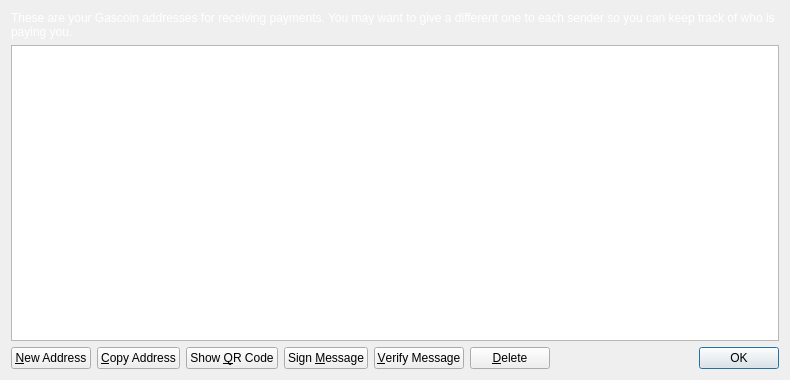
<?xml version="1.0" encoding="UTF-8"?>
<ui version="4.0">
 <class>AddressBookPage</class>
 <widget class="QWidget" name="AddressBookPage">
  <property name="geometry">
   <rect>
    <x>0</x>
    <y>0</y>
    <width>790</width>
    <height>380</height>
   </rect>
  </property>
  <property name="palette">
   <palette>
    <active>
     <colorrole role="WindowText">
      <brush brushstyle="SolidPattern">
       <color alpha="255">
        <red>255</red>
        <green>255</green>
        <blue>255</blue>
       </color>
      </brush>
     </colorrole>
    </active>
    <inactive>
     <colorrole role="WindowText">
      <brush brushstyle="SolidPattern">
       <color alpha="255">
        <red>255</red>
        <green>255</green>
        <blue>255</blue>
       </color>
      </brush>
     </colorrole>
    </inactive>
    <disabled>
     <colorrole role="WindowText">
      <brush brushstyle="SolidPattern">
       <color alpha="255">
        <red>120</red>
        <green>120</green>
        <blue>120</blue>
       </color>
      </brush>
     </colorrole>
    </disabled>
   </palette>
  </property>
  <property name="windowTitle">
   <string>Address Book</string>
  </property>
  <property name="styleSheet">
   <string notr="true">QProgressBar {
        background-color: #333333;
        border-radius: 6px;
        text-align: center;
        color: white;
}

QProgressBar::chunk {
        background: QLinearGradient(x1: 0, y1: 0, x2: 1, y2: 0, stop: 0 #e86941, stop: 1 #e8694f);
        border-radius: 6px; margin: 0px;
}

QScrollArea {
        border-radius: 6px;
        border-width: 0;
        border-style: none;
        padding: 8px;
        background-color: #111;
        color: white;
}

QSpinBox {
        border-radius: 4px;
        border-width: 0;
        border-style: none;
        padding: 8px;
        background-color: #111;
        color: white;
}

QCheckBox {
        border-radius: 4px;
        border-width: 0;
        border-style: none;
        padding: 8px;
        background-color: #111;
        color: white;
}
QVBoxLayout {
        border-radius: 6px;
        border-width: 0;
        border-style: none;
        padding: 8px;
        background-color: #111;
        color: white;
}

QDialog, QMainWindow, QFrame {
	color: white;
	background-color: #333333;
	border: none;
}

QMenu {
	background-color: #333333; color: white;
}

QLabel {
	background-color: transparent;
}

QCheckBox {
    color: white;
}

QFrame#central { background-color: #333333; border: none }
QFrame#frame, QFrame#frame_2, QFrame#frame_3 {
	background-color: #333333;
	border-style: plain;
	border-width: 20px;
	border-radius: 20px;
	border-color: #111;
	min-width: 10em;
	padding: 6px;
}
QLabel[openExternalLinks=true], QHeaderView { color: #aaaaaa }
QLabel[openExternalLinks=false] { color: white; font-weight: normal }
QPushButton, QToolButton {
	border: 4px solid #111;
	border-radius: 12px;
	background-color: #111;
	color: white;
	padding: 6px;
	margin: 6px;
}
QPushButton:pressed, QToolButton:checked {
	color: #e86941;
}
QPushButton:pressed, QToolButton:pressed {
	border-color: #e86941;
	color: #aaaaaa;
}
QPushButton:disabled, QToolButton:disabled {
	color: #444;
	background-color: #222;
}


#scrollAreaWidgetContents QToolButton {
	border-radius: 8px;
	border-width: 0px;
}

/* the background-color is overridden to transparent for mac os x 
   due to the entire toolbar area not being drawable in a regular
   QMainWindow
*/
QToolBar { background: #333333; border: 0px solid black; padding: 3px; }

QToolBar::handle { image: url(handle.png); }
QStatusBar { background: #333333; }
QMenuBar { background: #333333; }
QMenuBar::item { background: #333333; color: white; }

#scrollAreaWidgetContents { background: #222 }
#scrollAreaWidgetContents &gt; QFrame { background-color: #222; border-width: 0px; border-style: none; }

QLineEdit {
	border-radius: 6px;
	border-width: 2px;
	border-color: #222;
	padding: 8px;
	background-color: #111;
	color: white;
}

QComboBox {
	border-radius: 6px;
	border-width: 0;
	border-style: none;
	padding: 8px;
	background-color: #111;
	color: white;
}

QComboBox::drop-down {
	border-width: 0;
	border-style: none;
	background-color: #111;
	color: white;
}

QTableView {
	background: #111;
	color: white;
	border-style: none;
	selection-background-color: #aaaaaa;
    alternate-background-color: #222;
	selection-color: #111;
	border: 0px solid black;
}

QHeaderView { color: #aaaaaa; background-color: #111; background-image: none; }
QHeaderView::section { color: #aaaaaa; background-color: #222; }
QHeaderView::section:checked { background-color: #111; }

QTabWidget {
	background: #111;
}

 QTabWidget::pane {
     border-top: 2px solid #111;
     border: 4px solid #111;
     border-bottom-left-radius: 8px;
     border-bottom-right-radius: 8px;
     border-top-right-radius: 8px;
	background: #111;
 }

 QTabWidget::tab-bar {
     left: 5px; /* move to the right by 5px */
 }

 /* Style the tab using the tab sub-control. Note that
     it reads QTabBar _not_ QTabWidget */
 QTabBar::tab {
     background: #111;
     border: 4px solid #222;
     border-bottom-color: #111; /* same as the pane color */
     border-top-left-radius: 4px;
     border-top-right-radius: 4px;
     min-width: 8ex;
     padding: 4px;
     color: #888;
 }

 QTabBar::tab:selected, QTabBar::tab:hover {
     color: #aaaaaa
 }

 QTabBar::tab:selected {
     border-color: #111; /* same as pane color */
     border-top-color: #aaaaaa;
 }

 QTabBar::tab:!selected {
     margin-top: 2px; /* make non-selected tabs look smaller */
 }

 /* make use of negative margins for overlapping tabs */
 QTabBar::tab:selected {
     /* expand/overlap to the left and right by 4px */
     margin-left: -4px;
     margin-right: -4px;
 }

 QTabBar::tab:first:selected {
     margin-left: 0; /* the first selected tab has nothing to overlap with on the left */
 }

 QTabBar::tab:last:selected {
     margin-right: 0; /* the last selected tab has nothing to overlap with on the right */
 }

 QTabBar::tab:only-one {
     margin: 0; /* if there is only one tab, we don't want overlapping margins */
 }


</string>
  </property>
  <layout class="QVBoxLayout" name="verticalLayout">
   <item>
    <widget class="QLabel" name="labelExplanation">
     <property name="text">
      <string>These are your Gascoin addresses for receiving payments. You may want to give a different one to each sender so you can keep track of who is paying you.</string>
     </property>
     <property name="textFormat">
      <enum>Qt::PlainText</enum>
     </property>
     <property name="wordWrap">
      <bool>true</bool>
     </property>
    </widget>
   </item>
   <item>
    <widget class="QTableView" name="tableView">
     <property name="contextMenuPolicy">
      <enum>Qt::CustomContextMenu</enum>
     </property>
     <property name="toolTip">
      <string>Double-click to edit address or label</string>
     </property>
     <property name="tabKeyNavigation">
      <bool>false</bool>
     </property>
     <property name="alternatingRowColors">
      <bool>true</bool>
     </property>
     <property name="selectionMode">
      <enum>QAbstractItemView::SingleSelection</enum>
     </property>
     <property name="selectionBehavior">
      <enum>QAbstractItemView::SelectRows</enum>
     </property>
     <property name="sortingEnabled">
      <bool>true</bool>
     </property>
     <attribute name="verticalHeaderVisible">
      <bool>false</bool>
     </attribute>
    </widget>
   </item>
   <item>
    <layout class="QHBoxLayout" name="horizontalLayout">
     <item>
      <widget class="QPushButton" name="newAddressButton">
       <property name="toolTip">
        <string>Create a new address</string>
       </property>
       <property name="text">
        <string>&amp;New Address</string>
       </property>
       <property name="icon">
        <iconset resource="../bitcoin.qrc">
         <normaloff>:/icons/add</normaloff>:/icons/add</iconset>
       </property>
      </widget>
     </item>
     <item>
      <widget class="QPushButton" name="copyToClipboard">
       <property name="toolTip">
        <string>Copy the currently selected address to the system clipboard</string>
       </property>
       <property name="text">
        <string>&amp;Copy Address</string>
       </property>
       <property name="icon">
        <iconset resource="../bitcoin.qrc">
         <normaloff>:/icons/editcopy</normaloff>:/icons/editcopy</iconset>
       </property>
      </widget>
     </item>
     <item>
      <widget class="QPushButton" name="showQRCode">
       <property name="text">
        <string>Show &amp;QR Code</string>
       </property>
       <property name="icon">
        <iconset resource="../bitcoin.qrc">
         <normaloff>:/icons/qrcode</normaloff>:/icons/qrcode</iconset>
       </property>
      </widget>
     </item>
     <item>
      <widget class="QPushButton" name="signMessage">
       <property name="toolTip">
        <string>Sign a message to prove you own a Gascoin address</string>
       </property>
       <property name="text">
        <string>Sign &amp;Message</string>
       </property>
       <property name="icon">
        <iconset resource="../bitcoin.qrc">
         <normaloff>:/icons/edit</normaloff>:/icons/edit</iconset>
       </property>
      </widget>
     </item>
     <item>
      <widget class="QPushButton" name="verifyMessage">
       <property name="toolTip">
        <string>Verify a message to ensure it was signed with a specified Gascoin address</string>
       </property>
       <property name="text">
        <string>&amp;Verify Message</string>
       </property>
       <property name="icon">
        <iconset resource="../bitcoin.qrc">
         <normaloff>:/icons/transaction_0</normaloff>:/icons/transaction_0</iconset>
       </property>
      </widget>
     </item>
     <item>
      <widget class="QPushButton" name="deleteButton">
       <property name="toolTip">
        <string>Delete the currently selected address from the list</string>
       </property>
       <property name="text">
        <string>&amp;Delete</string>
       </property>
       <property name="icon">
        <iconset resource="../bitcoin.qrc">
         <normaloff>:/icons/remove</normaloff>:/icons/remove</iconset>
       </property>
      </widget>
     </item>
     <item>
      <spacer name="horizontalSpacer">
       <property name="orientation">
        <enum>Qt::Horizontal</enum>
       </property>
       <property name="sizeHint" stdset="0">
        <size>
         <width>40</width>
         <height>20</height>
        </size>
       </property>
      </spacer>
     </item>
     <item>
      <widget class="QDialogButtonBox" name="buttonBox">
       <property name="sizePolicy">
        <sizepolicy hsizetype="Maximum" vsizetype="Fixed">
         <horstretch>0</horstretch>
         <verstretch>0</verstretch>
        </sizepolicy>
       </property>
       <property name="standardButtons">
        <set>QDialogButtonBox::Ok</set>
       </property>
      </widget>
     </item>
    </layout>
   </item>
  </layout>
 </widget>
 <resources>
  <include location="../bitcoin.qrc"/>
 </resources>
 <connections/>
</ui>
